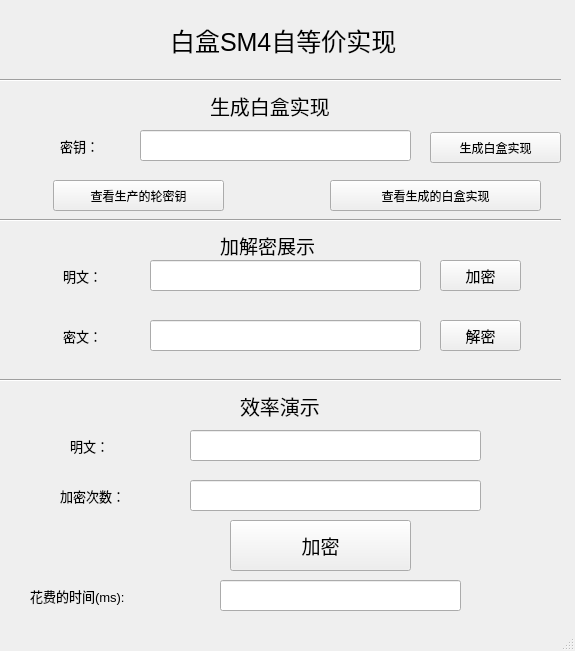
<?xml version="1.0" encoding="UTF-8"?>
<ui version="4.0">
 <class>MainWindow</class>
 <widget class="QMainWindow" name="MainWindow">
  <property name="geometry">
   <rect>
    <x>0</x>
    <y>0</y>
    <width>575</width>
    <height>651</height>
   </rect>
  </property>
  <property name="windowTitle">
   <string>MainWindow</string>
  </property>
  <widget class="QWidget" name="centralwidget">
   <widget class="QLabel" name="title">
    <property name="geometry">
     <rect>
      <x>170</x>
      <y>10</y>
      <width>391</width>
      <height>61</height>
     </rect>
    </property>
    <property name="font">
     <font>
      <pointsize>19</pointsize>
     </font>
    </property>
    <property name="text">
     <string>白盒SM4自等价实现</string>
    </property>
   </widget>
   <widget class="QPushButton" name="key_input_button">
    <property name="geometry">
     <rect>
      <x>430</x>
      <y>132</y>
      <width>131</width>
      <height>31</height>
     </rect>
    </property>
    <property name="text">
     <string>生成白盒实现</string>
    </property>
   </widget>
   <widget class="QLabel" name="label_key">
    <property name="geometry">
     <rect>
      <x>60</x>
      <y>130</y>
      <width>81</width>
      <height>31</height>
     </rect>
    </property>
    <property name="font">
     <font>
      <pointsize>10</pointsize>
     </font>
    </property>
    <property name="text">
     <string>密钥：</string>
    </property>
   </widget>
   <widget class="Line" name="line">
    <property name="geometry">
     <rect>
      <x>0</x>
      <y>70</y>
      <width>561</width>
      <height>20</height>
     </rect>
    </property>
    <property name="orientation">
     <enum>Qt::Horizontal</enum>
    </property>
   </widget>
   <widget class="Line" name="line_2">
    <property name="geometry">
     <rect>
      <x>0</x>
      <y>210</y>
      <width>561</width>
      <height>20</height>
     </rect>
    </property>
    <property name="orientation">
     <enum>Qt::Horizontal</enum>
    </property>
   </widget>
   <widget class="QPushButton" name="check_round_key_button">
    <property name="geometry">
     <rect>
      <x>53</x>
      <y>180</y>
      <width>171</width>
      <height>31</height>
     </rect>
    </property>
    <property name="text">
     <string>查看生产的轮密钥</string>
    </property>
   </widget>
   <widget class="QPushButton" name="check_white_box_sm4_button">
    <property name="geometry">
     <rect>
      <x>330</x>
      <y>180</y>
      <width>211</width>
      <height>31</height>
     </rect>
    </property>
    <property name="text">
     <string>查看生成的白盒实现</string>
    </property>
   </widget>
   <widget class="QLabel" name="title_1">
    <property name="geometry">
     <rect>
      <x>210</x>
      <y>90</y>
      <width>251</width>
      <height>31</height>
     </rect>
    </property>
    <property name="font">
     <font>
      <pointsize>15</pointsize>
     </font>
    </property>
    <property name="text">
     <string>生成白盒实现</string>
    </property>
   </widget>
   <widget class="QLineEdit" name="text_input_line">
    <property name="geometry">
     <rect>
      <x>150</x>
      <y>260</y>
      <width>271</width>
      <height>31</height>
     </rect>
    </property>
   </widget>
   <widget class="QPushButton" name="encrypt_button">
    <property name="geometry">
     <rect>
      <x>440</x>
      <y>260</y>
      <width>81</width>
      <height>31</height>
     </rect>
    </property>
    <property name="font">
     <font>
      <pointsize>11</pointsize>
     </font>
    </property>
    <property name="text">
     <string>加密</string>
    </property>
   </widget>
   <widget class="QLabel" name="label_text">
    <property name="geometry">
     <rect>
      <x>63</x>
      <y>260</y>
      <width>81</width>
      <height>31</height>
     </rect>
    </property>
    <property name="font">
     <font>
      <pointsize>10</pointsize>
     </font>
    </property>
    <property name="text">
     <string>明文：</string>
    </property>
   </widget>
   <widget class="QLabel" name="title_2">
    <property name="geometry">
     <rect>
      <x>220</x>
      <y>230</y>
      <width>231</width>
      <height>31</height>
     </rect>
    </property>
    <property name="font">
     <font>
      <pointsize>14</pointsize>
     </font>
    </property>
    <property name="text">
     <string>加解密展示</string>
    </property>
   </widget>
   <widget class="QLabel" name="label_cipher">
    <property name="geometry">
     <rect>
      <x>63</x>
      <y>320</y>
      <width>81</width>
      <height>31</height>
     </rect>
    </property>
    <property name="font">
     <font>
      <pointsize>10</pointsize>
     </font>
    </property>
    <property name="text">
     <string>密文：</string>
    </property>
   </widget>
   <widget class="QLineEdit" name="cipher_input_line">
    <property name="geometry">
     <rect>
      <x>150</x>
      <y>320</y>
      <width>271</width>
      <height>31</height>
     </rect>
    </property>
   </widget>
   <widget class="QPushButton" name="decrypt_button">
    <property name="geometry">
     <rect>
      <x>440</x>
      <y>320</y>
      <width>81</width>
      <height>31</height>
     </rect>
    </property>
    <property name="font">
     <font>
      <pointsize>11</pointsize>
     </font>
    </property>
    <property name="text">
     <string>解密</string>
    </property>
   </widget>
   <widget class="Line" name="line_3">
    <property name="geometry">
     <rect>
      <x>0</x>
      <y>370</y>
      <width>561</width>
      <height>20</height>
     </rect>
    </property>
    <property name="orientation">
     <enum>Qt::Horizontal</enum>
    </property>
   </widget>
   <widget class="QLabel" name="title_3">
    <property name="geometry">
     <rect>
      <x>240</x>
      <y>380</y>
      <width>211</width>
      <height>51</height>
     </rect>
    </property>
    <property name="font">
     <font>
      <pointsize>15</pointsize>
     </font>
    </property>
    <property name="text">
     <string>效率演示</string>
    </property>
   </widget>
   <widget class="QLabel" name="label_text_1">
    <property name="geometry">
     <rect>
      <x>70</x>
      <y>430</y>
      <width>91</width>
      <height>31</height>
     </rect>
    </property>
    <property name="font">
     <font>
      <pointsize>10</pointsize>
     </font>
    </property>
    <property name="text">
     <string>明文：</string>
    </property>
   </widget>
   <widget class="QLineEdit" name="text_input_line_1">
    <property name="geometry">
     <rect>
      <x>190</x>
      <y>430</y>
      <width>291</width>
      <height>31</height>
     </rect>
    </property>
   </widget>
   <widget class="QLabel" name="label_num">
    <property name="geometry">
     <rect>
      <x>60</x>
      <y>480</y>
      <width>111</width>
      <height>31</height>
     </rect>
    </property>
    <property name="font">
     <font>
      <pointsize>10</pointsize>
     </font>
    </property>
    <property name="text">
     <string>加密次数：</string>
    </property>
   </widget>
   <widget class="QLineEdit" name="times_input_line">
    <property name="geometry">
     <rect>
      <x>190</x>
      <y>480</y>
      <width>291</width>
      <height>31</height>
     </rect>
    </property>
   </widget>
   <widget class="QPushButton" name="times_input_button">
    <property name="geometry">
     <rect>
      <x>230</x>
      <y>520</y>
      <width>181</width>
      <height>51</height>
     </rect>
    </property>
    <property name="font">
     <font>
      <pointsize>14</pointsize>
     </font>
    </property>
    <property name="text">
     <string>加密</string>
    </property>
   </widget>
   <widget class="QLabel" name="label_consume">
    <property name="geometry">
     <rect>
      <x>30</x>
      <y>580</y>
      <width>171</width>
      <height>31</height>
     </rect>
    </property>
    <property name="font">
     <font>
      <pointsize>10</pointsize>
     </font>
    </property>
    <property name="text">
     <string>花费的时间(ms):</string>
    </property>
   </widget>
   <widget class="QLineEdit" name="time_consume_output_line">
    <property name="geometry">
     <rect>
      <x>220</x>
      <y>580</y>
      <width>241</width>
      <height>31</height>
     </rect>
    </property>
   </widget>
   <widget class="QLineEdit" name="key_input_line">
    <property name="geometry">
     <rect>
      <x>140</x>
      <y>130</y>
      <width>271</width>
      <height>31</height>
     </rect>
    </property>
   </widget>
  </widget>
  <widget class="QStatusBar" name="statusbar"/>
 </widget>
 <resources/>
 <connections>
  <connection>
   <sender>key_input_button</sender>
   <signal>clicked()</signal>
   <receiver>key_input_line</receiver>
   <slot>copy()</slot>
   <hints>
    <hint type="sourcelabel">
     <x>325</x>
     <y>60</y>
    </hint>
    <hint type="destinationlabel">
     <x>165</x>
     <y>60</y>
    </hint>
   </hints>
  </connection>
 </connections>
</ui>
